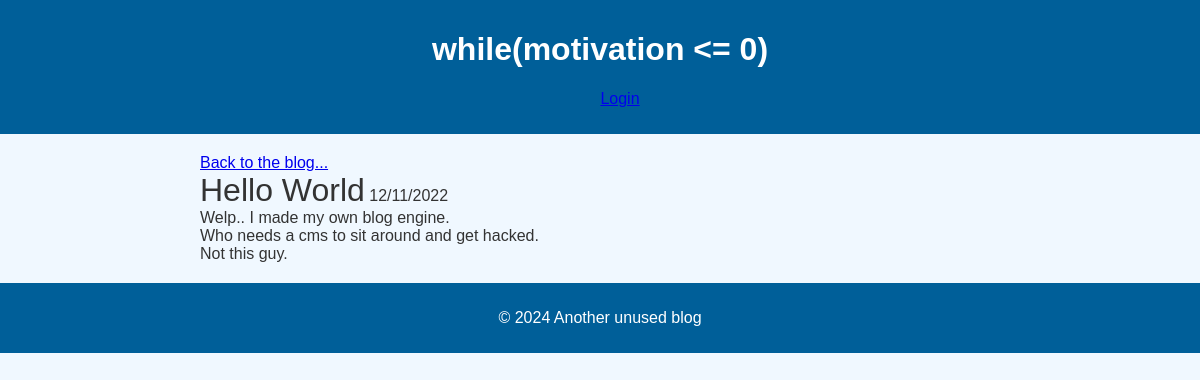
The app's page /post/20221211-1 with its own data.
### tables this page shows
CREATE TABLE post
(
    id      integer not null
        constraint id
            primary key autoincrement,
    subject TEXT
, date INTEGER, rss_description TEXT, seo_keywords TEXT, body TEXT, old_id TEXT);

### app.py (the view)
@app.route('/post/<old_id>')
def oldblogpost(old_id):
    post = objects.blog_post()
    post.dbfile = db_path
    post.load_oldid(old_id=old_id)
    return render_template("post.html", blog=post)

### objects.py (called while the page is built)
    def load_oldid(self, old_id):
        if os.path.exists(self.dbfile):
            conn = sqlite3.connect(self.dbfile)
            sql = "SELECT * FROM post WHERE old_id = ?"
            cur = conn.cursor()
            cur.execute(sql, [old_id])
            results = cur.fetchall()
            cur.close()
            conn.close()
            self.id = results[0][0]
            self.subject = results[0][1]
            self.date = results[0][2]
            self.rss = results[0][3]
            self.seo = results[0][4]
            self.body = results[0][5]
        else:
            print("DB file not set")

### templates/post.html
{% extends 'post_base.html' %}
{% block content %}
    <a href="/">Back to the blog...</a><br/>
    <div class="postblock" data-keywords="{{ blog['seo'] }}">
        <a id="{{ blog['id'] }}">
            <span class="posttitle">{{ blog['subject'] }}</span>
            <span class="postdate">{{ blog['date'] }}</span>
        </a><br/>
        {{ blog['body'] | safe }}
    </div>
{% endblock %}

### static/style.css (style rules this page uses)
body { font-family: Arial, sans-serif; background-color: #f0f8ff; color: #333; margin: 0; padding: 0; }
.posttitle { font-size: xx-large; }

### records on screen
post: subject "Hello World", date "12/11/2022", body "Welp.. I made my own blog engine. Who needs a cms to sit around and get hacked. Not this guy."
